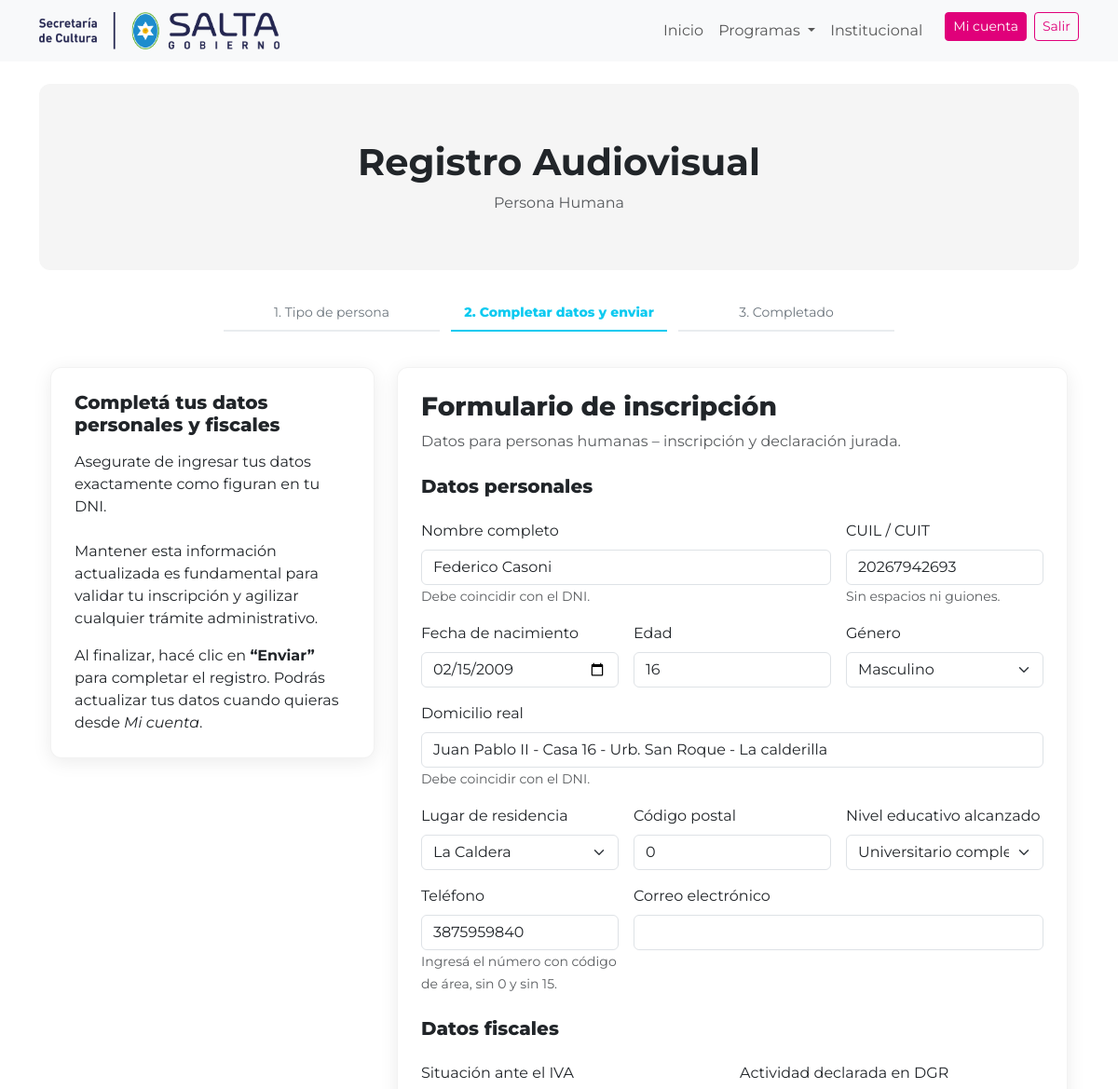
Page /registro/persona-humana/ (signed in, upper part) on the earlier database version.
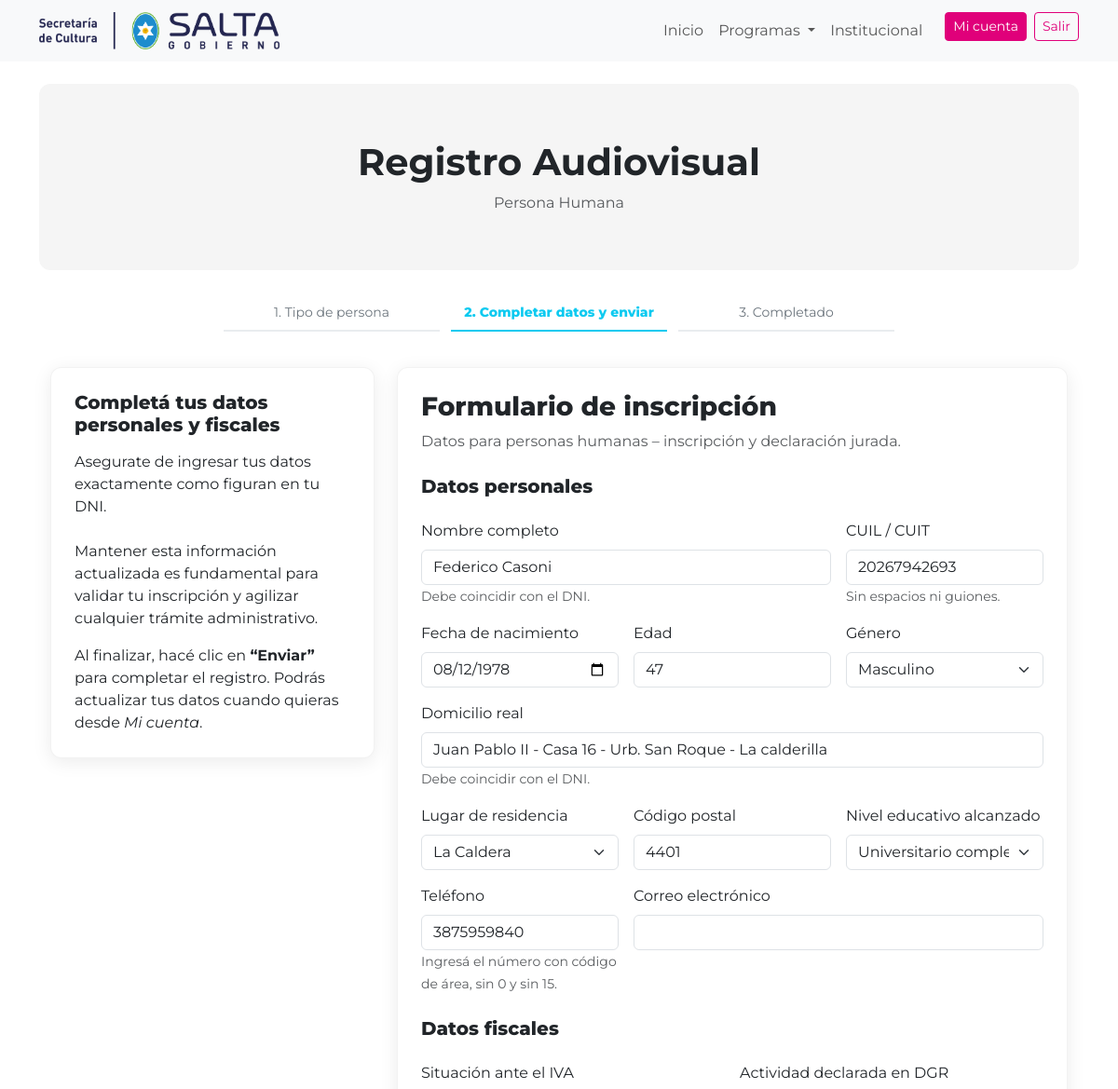
Same page on the later database version.
### registro_audiovisual/models.py (models this page shows, shortened)
class PersonaHumana(models.Model):
    nombre_completo = models.CharField(max_length=200)
    cuil_cuit = models.CharField(max_length=20)
    fecha_nacimiento = models.DateField()
    edad = models.PositiveIntegerField()
    genero = models.CharField(
        max_length=10,
        choices=[
            ('', '- Seleccionar -'),
            ('M', 'Masculino'),
            ('F', 'Femenino'),
            ('NB', 'No binario'),
            ('O', 'Otro'),
        ]
    )
    nivel_educativo = models.CharField(
        max_length=50,
        choices=[
            ('', '- Seleccionar -'),
            ('Pc', 'Primario completo'),
            ('Sc', 'Secundario completo'),
            ('Tc', 'Terciario completo'),
            ('Uc', 'Universitario completo'),
            ('Pos', 'Posgrado completo'),
        ],
        verbose_name="Nivel educativo alcanzado"
    )
    lugar_residencia = models.CharField(
        max_length=100,
        choices=LUGARES_RESIDENCIA
    )
    otro_lugar_residencia = models.CharField(
        max_length=150,
        blank=True,
        null=True
    )
    domicilio_real = models.CharField(max_length=250)
    codigo_postal_real = models.CharField(max_length=10)
    telefono = models.CharField(max_length=50)
    email = models.EmailField()
    user = models.OneToOneField(
        User,
        on_delete=models.CASCADE,
        related_name="persona_humana",
        null=True,
        blank=True
    )
    situacion_iva = models.CharField(
        max_length=5,
        choices=SITUACION_IVA,
        blank=True,
        null=True
    )
    actividad_dgr = models.CharField(
        max_length=10,
        choices=ACTIVIDAD_DGR,
        blank=True,
        null=True
    )
    domicilio_fiscal = models.CharField(
        max_length=250,
        blank=True,
        null=True
    )
    codigo_postal_fiscal = models.CharField(
        max_length=10,
        blank=True,
        null=True
    )
    localidad_fiscal = models.CharField(
        max_length=100,
        choices=LUGARES_RESIDENCIA,
        blank=True,
        null=True
    )
    area_desempeno_1 = models.CharField(
        max_length=50,
        choices=AREA_DESEMPENO_1,
        verbose_name="Área de desempeño principal"
    )
    area_desempeno_2 = models.CharField(
        max_length=50,
        choices=AREA_DESEMPENO_2,
        blank=True,
        null=True,
        verbose_name="Área de desempeño secundaria"
    )
    area_cultural = models.CharField(
        max_length=50,
        choices=AREA_CULTURAL,
        verbose_name="Área cultural complementaria"
    )
    portfolio_web = models.URLField(
        "Sitio web / Portfolio",
        blank=True,
        null=True,
        help_text="Sitio web personal, de la productora o portfolio online (Vimeo, Behance, etc.)"
    )
    canal_video = models.URLField(
        "Canal audiovisual",
        blank=True,
        null=True,
        help_text="Canal de YouTube, Vimeo u otra plataforma de video"
    )
    instagram = models.URLField(
        "Instagram",
        blank=True,
        null=True,
        help_text="Perfil de Instagram profesional"
    )
    linkedin = models.URLField(
        "LinkedIn",
        blank=True,
        null=True,
        help_text="Perfil de LinkedIn"
    )
    link_trabajo_destacado = models.URLField(
        "Trabajo destacado",
        blank=True,
        null=True,
        help_text="Link a una obra o trabajo audiovisual relevante"
    )
    fecha_creacion = models.DateTimeField(auto_now_add=True)

### registro_audiovisual/views.py (the view)
# urls.py: path("persona-humana/", views.editar_persona_humana, name="editar_persona_humana"),
@login_required(login_url="/usuarios/login/")
def editar_persona_humana(request):
    user = request.user
    persona_existente = PersonaHumana.objects.filter(user=user).first()
    if request.method == "POST":
        form = PersonaHumanaForm(request.POST, instance=persona_existente)
        if form.is_valid():
            persona = form.save()
            persona.user = user
            persona.save(update_fields=["user"])
            return redirect(
                reverse("registro_audiovisual:inscripcion_exitosa")
                + f"?tipo=humana&id={persona.id}"
            )
    else:
        form = PersonaHumanaForm(instance=persona_existente)  # 👈 SIN initial
    return render(
        request,
        "registro/editar_persona_humana.html",
        {"form": form}
    )

### registro_audiovisual/templates/registro/editar_persona_humana.html (shortened to what this page needs)
{% extends "sitio_publico/base.html" %}
{% load static %}
{% block content %}
<section class="fomento-hero text-center">
  <h1 class="fw-bold mb-2">Registro Audiovisual</h1>
  <p class="text-muted mb-0">Persona Humana</p>
</section>
<div class="container mt-2">
  <div class="row justify-content-center">
    <div class="col-lg-8">
      <div class="dav-steps">
        <div class="step">1. Tipo de persona</div>
        <div class="step active">2. Completar datos y enviar</div>
        <div class="step">3. Completado</div>
      </div>
    </div>
  </div>
</div>
<div class="container py-3">
  <div class="row justify-content-center">
    <div class="col-lg-4 mb-4">
      <div class="dav-card">
        <h5 class="mb-3">Completá tus datos personales y fiscales</h5>
        <p>
          Asegurate de ingresar tus datos exactamente como figuran en tu DNI.<br><br>
          Mantener esta información actualizada es fundamental para validar
          tu inscripción y agilizar cualquier trámite administrativo.
        </p>
        <p class="mb-0">
          Al finalizar, hacé clic en <strong>“Enviar”</strong> para completar
          el registro. Podrás actualizar tus datos cuando quieras desde
          <em>Mi cuenta</em>.
        </p>
      </div>
    </div>
    <div class="col-lg-8">
      <div class="dav-card">
        <h3 class="mb-2">Formulario de inscripción</h3>
        <p class="text-muted mb-4">
          Datos para personas humanas – inscripción y declaración jurada.
        </p>
        <form method="post" class="row g-3">
          <div class="col-12">
            <h5>Datos personales</h5>
          </div>
          <div class="col-md-8">
            <label class="form-label">Nombre completo</label>
            {{ form.nombre_completo }}
            <small class="text-muted">Debe coincidir con el DNI.</small>
          </div>
          <div class="col-md-4">
            <label class="form-label">CUIL / CUIT</label>
            {{ form.cuil_cuit }}
            <small class="text-muted">Sin espacios ni guiones.</small>
          </div>
          <div class="col-md-4">
            <label class="form-label">Fecha de nacimiento</label>
            {{ form.fecha_nacimiento }}
          </div>
          <div class="col-md-4">
            <label class="form-label">Edad</label>
              <input
              type="text"
              id="edad_calculada"
              class="form-control"
              readonly
            >
          </div>
          <div class="col-md-4">
            <label class="form-label">Género</label>
            {{ form.genero }}
          </div>
          <div class="col-12">
            <label class="form-label">Domicilio real</label>
            {{ form.domicilio_real }}
            <small class="text-muted">Debe coincidir con el DNI.</small>
          </div>
          <div class="col-md-4">
            <label class="form-label">Lugar de residencia</label>
            {{ form.lugar_residencia }}
          </div>
          <div class="col-md-4">
            <label class="form-label">Código postal</label>
            {{ form.codigo_postal_real }}
          </div>
          <div class="col-md-4">
            <label class="form-label">Nivel educativo alcanzado</label>
            {{ form.nivel_educativo }}
          </div>
          <div class="col-md-4">
            <label class="form-label">Teléfono</label>
            {{ form.telefono }}
            <small class="text-muted">
              Ingresá el número con código de área, sin 0 y sin 15.
            </small>
          </div>
          <div class="col-md-8">
            <label class="form-label">Correo electrónico</label>
            {{ form.email }}
          </div>
          <div class="col-12 mt-4">
            <h5>Datos fiscales</h5>
          </div>
          <div class="col-md-6">
            <label class="form-label">Situación ante el IVA</label>
          </div>
          <div class="col-md-6">
            <label class="form-label">Actividad declarada en DGR</label>
          </div>
        </form>
      </div>
    </div>
  </div>
</div>
{% endblock %}

Differences in the rows shown:
changed PersonaHumana "Federico Casoni": fecha_nacimiento "02/15/2009" → "08/12/1978"; codigo_postal_real "0" → "4401"
Other differences:
form field value: "16" → "47"
